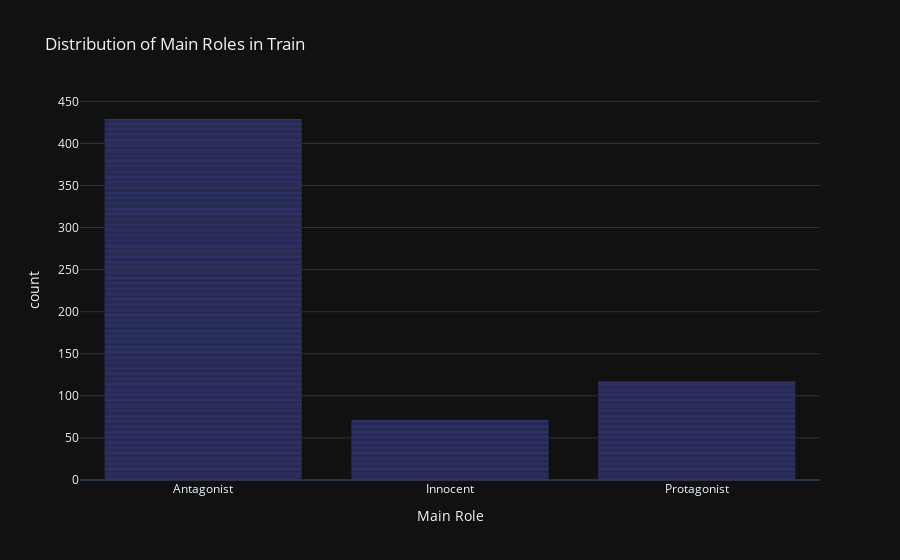

The notebook cell this image was saved under:
### Code cell
# plot the distribution of main_role
# Create a bar plot of the fine-grained role counts
fig = px.bar(df_train, 
             x='main_role', 
             title='Distribution of Main Roles in Train',
             labels={'main_role': 'Main Role'},
             template='plotly_dark')  # Optional: Dark theme

# Show the plot
fig.show()

### Figure 1 — Plotly figure (JSON) as saved in the notebook; plotly's stock layout.template omitted (floating-point values rounded to 4 significant figures; data arrays with more than 128 entries replaced by an {"elided": "..."} marker saying what was removed)
{"data": [{"alignmentgroup": "True", "hovertemplate": "Main Role=%{x}<br>count=%{y}<extra></extra>", "legendgroup": "", "marker": {"color": "#636efa", "pattern": {"shape": ""}}, "name": "", "offsetgroup": "", "orientation": "v", "showlegend": false, "textposition": "auto", "type": "bar", "x": {"elided": "617 str values"}, "xaxis": "x", "y": {"elided": "617 int values"}, "yaxis": "y"}], "layout": {"barmode": "relative", "legend": {"tracegroupgap": 0}, "title": {"text": "Distribution of Main Roles in Train"}, "xaxis": {"anchor": "y", "domain": [0, 1], "title": {"text": "Main Role"}}, "yaxis": {"anchor": "x", "domain": [0, 1], "title": {"text": "count"}}}}
